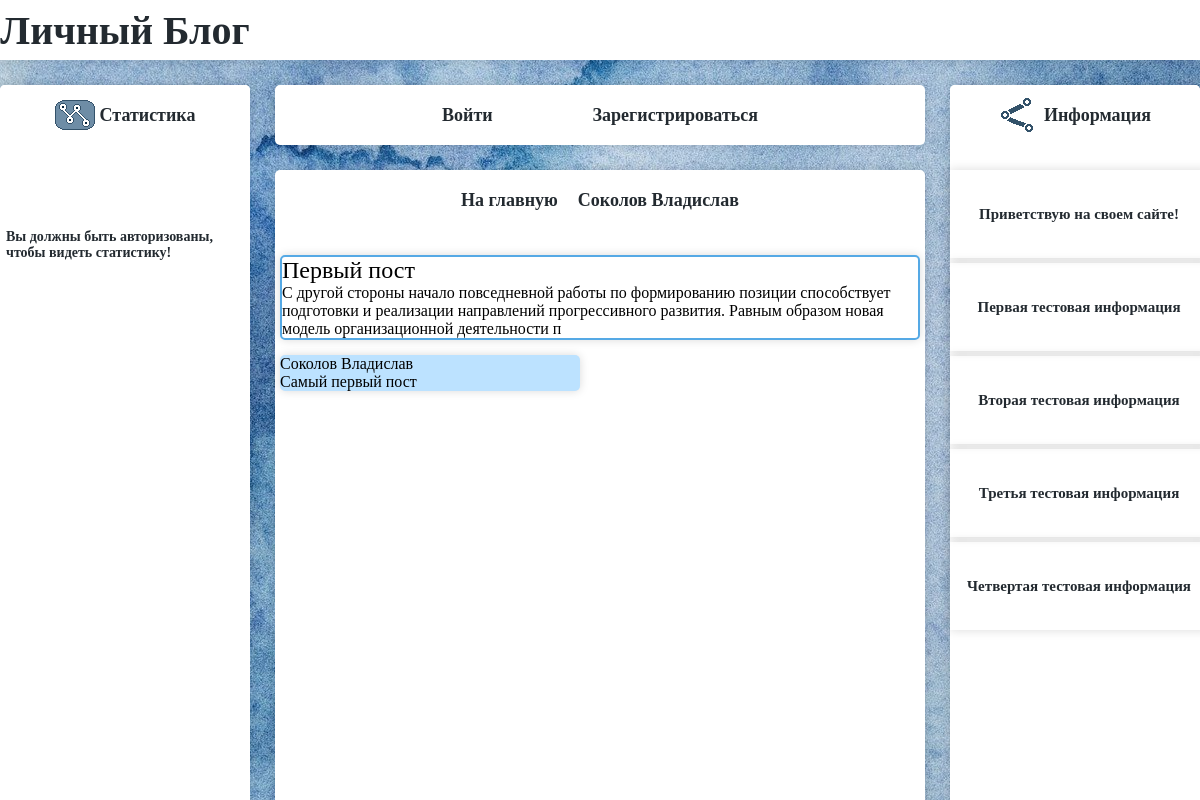
Page /8/9/ on the committed database.
### blog/models.py (models this page shows)
class Post(models.Model):
	post_title = models.CharField('заголовок вопроса', max_length=50)
	post_text = models.TextField('текст вопроса')
	pub_date = models.DateTimeField('дата публикации')
	author_first_name = models.CharField('имя', max_length=50)
	author_last_name = models.CharField('фамилия', max_length=50)
	user = models.ForeignKey(User, on_delete=models.CASCADE)
	class Meta:
		verbose_name = 'Пост'
		verbose_name_plural = 'Посты'

class Comment(models.Model):
	author_first_name = models.CharField('имя', max_length=50)
	author_last_name = models.CharField('фамилия', max_length=50)
	comment_text = models.CharField('текст комментария', max_length = 200)
	post = models.ForeignKey(Post, on_delete = models.CASCADE)
	class Meta:
		verbose_name = 'Ответ'
		verbose_name_plural = 'Ответы'

class AdminInformation(models.Model):
	text_information = models.CharField('текст информации', max_length=50)
	class Meta:
		verbose_name = 'Информация админа'
		verbose_name_plural = 'Информация админа'

### blog/views.py (the view)
# urls.py: path('<int:user_id>/<int:post_id>/', views.viewPost, name = 'viewPost'),
def viewPost(request, user_id, post_id):
	all_admin_inf = AdminInformation.objects.all()
	user = User.objects.get(id = user_id)
	post = Post.objects.get(id = post_id)
	comments = Comment.objects.all().filter(post_id = post_id)
	all_posts = Post.objects.filter(user = request.user.id).count()
	return render(request, 'viewPost.html', {'post': post, 'user': user, 'comments': comments, 'all_posts': all_posts, 'all_admin_inf':all_admin_inf})

### PersonalBlog/templates/viewPost.html (shortened to what this page needs)
{% extends 'base.html' %}
{% block content %}
    <div class="profile_back_block"><div class="profile_a"><a href="{% url 'blog:index' %}">На главную</a></div><p>{{user.last_name}} {{user.first_name}}</p>
    </div>
        <div class="post_block">
            <p class="post1">{{post.post_title}}</p>
            <p>{{post.post_text}}</p>
        </div>
        {% for c in comments %}
            <div class="view_comment_block">
                <p>{{c.author_last_name}} {{c.author_first_name}}</p>
                <p>{{c.comment_text}}</p>
            </div>
        {% endfor %}
{% endblock %}

### PersonalBlog/templates/base.html (shortened to what this page needs)
{% load static %}
<!DOCTYPE html>
<html lang="ru">
<head>
    <link rel="stylesheet" href="{% static "css/base.css" %}">
    <link rel="stylesheet" href="{% static "css/index.css" %}">
    <link rel="stylesheet" href="{% static "css/profile.css" %}">
    <link rel="stylesheet" href="{% static "css/viewPost.css" %}">
</head>
<body>
    <div class="background" style="background-image: url('{% static "background.jpg"%}')">
        <div class="header">
            <div class="header_block">
                <div class="header_word_block">
                    <span class="header_word">Личный Блог</span>
                </div>
            </div>
        </div>
        <div class="main">
            <div class="main_block">
                <div class="m1">
                    <div class="m1_zag_block">
                        <div class="stats_im" style="background-image: url('{% static "stats.png"%}')"></div>
                        <p>Статистика</p>
                    </div>
                    <div class="m1_stat_block">
                        {% if not request.user.is_authenticated %}
                            <p>Вы должны быть авторизованы, чтобы видеть статистику!</p>
                        {% endif %}
                    </div>
                </div>
                <div class="m2">
                    <div class="block_profile_view">
                        {% if not request.user.is_authenticated %}
                            <a class="button_login" href="{% url 'blog:loginUser' %}">Войти</a>
                            <a class="button_register" href="{% url 'blog:registrationUser' %}">Зарегистрироваться</a>
                        {% endif %}
                    </div>
                    <div class="block_list">
                        <main>
                            {% block content %}{% endblock %}
                        </main>
                    </div>
                </div>
                <div class="m3">
                    <div class="m3_zag_block">
                        <div class="link_im" style="background-image: url('{% static "link.png"%}')"></div>
                        <p>Информация</p>
                    </div>
                    {% for i in all_admin_inf %}
                        <div class="inf_admin_block"><p>{{i.text_information}}</p></div>
                    {% endfor %}
                </div>
            </div>
        </div>
    </div>
</body>
</html>

### PersonalBlog/static/css/base.css (style rules this page uses)
* { margin: 0; padding: 0; }
.background { background-size: 2220px 1080px; background-repeat: no-repeat; background-position: top; background-attachment: fixed; position: fixed; width: 100vw; height: 100vh; background: #55A9E5; }
.header { display: flex; justify-content: center; width: 100%; height: 60px; background: white; box-shadow: 0 0 10px rgba(0,0,0,0.15); }
.header_block { width: 1200px; height: 60px; background: white; }
.header_word_block { display: flex; align-items: center; justify-content: center; width: 250px; height: 60px; }
.header_word { color: #232A30; font-size: 40px; font-weight: 600 }
.main { display: flex; justify-content: center; position: fixed; width: 100vw; height: 100vh; }
.main_block { display: flex; width: 1200px; min-height: 2000px; max-height: 100%; }
.m1 { width: 250px; height: 800px; margin-top: 25px; margin-right: 25px; background: white; border-radius: 5px; box-shadow: 0 0 10px rgba(0,0,0,0.15); }
.stats_im { width: 40px; height: 40px; padding-right: 5px; background-repeat: no-repeat; }
.link_im { width: 40px; height: 40px; padding-right: 5px; background-repeat: no-repeat; }
.m1_zag_block { width: 250px; height: 60px; display: flex; align-items: center; justify-content: center; margin-bottom: 25px; background: white; border-radius: 5px; }
.m1_zag_block p { color: #232A30; font-size: 18px; font-weight: 600; }
.m1_stat_block { width: 250px; height: 150px; display: flex; align-items: center; justify-content: center; }
.m1_stat_block p { margin: 6px; color: #232A30; font-size: 14px; font-weight: 600; }
.m2 { width: 650px; height: 800px; margin-top: 25px; }
.m3_zag_block { width: 250px; height: 60px; display: flex; align-items: center; justify-content: center; margin-bottom: 25px; background: white; border-radius: 5px; }
.m3_zag_block p { color: #232A30; font-size: 18px; font-weight: 600; }
.block_profile_view { display: flex; align-items: center; justify-content: center; width: 650px; height: 60px; margin-bottom: 25px; background: white; border-radius: 5px; box-shadow: 0 0 10px rgba(0,0,0,0.15); }
.button_login { margin-right: 100px; text-decoration: none; color: #232A30; font-size: 18px; font-weight: 600 }
.button_register { text-decoration: none; color: #232A30; font-size: 18px; font-weight: 600 }
.block_list { width: 650px; height: 715px; background: white; border-radius: 5px; box-shadow: 0 0 10px rgba(0,0,0,0.15); }
.m3 { width: 250px; height: 800px; margin-top: 25px; margin-left: 25px; background: white; border-radius: 5px; box-shadow: 0 0 10px rgba(0,0,0,0.15); }
.inf_admin_block { width: 250px; height: 80px; display: flex; align-items: center; justify-content: center; margin-bottom: 5px; box-shadow: 0 0 10px rgba(0,0,0,0.15); padding: 4px; }
.inf_admin_block p { color: #232A30; font-size: 15px; font-weight: 600; }

### PersonalBlog/static/css/profile.css (style rules this page uses)
.profile_back_block { width: 650px; height: 60px; display: flex; align-items: center; justify-content: center; margin-bottom: 25px; }
.profile_a { margin-right: 20px; }
.profile_back_block a { text-decoration: none; color: #232A30; font-size: 18px; font-weight: 600; }
.profile_back_block p { color: #232A30; font-size: 18px; font-weight: 600 }

### PersonalBlog/static/css/viewPost.css (style rules this page uses)
.post_block { margin-left: 5px; margin-right: 5px; margin-bottom: 15px; box-shadow: 0 0 10px rgba(0,0,0,0.15); border: 2px solid #55A9E5; border-radius: 5px; }
.post1 { font-size: 24px; }
.view_comment_block { width: 300px; box-shadow: 0 0 10px rgba(0,0,0,0.15); margin-bottom: 5px; margin-left: 5px; background: #BCE2FF; border-radius: 5px; }

### rows in the picture
Post: post_title "Первый пост", post_text "С другой стороны начало повседневной работы по формированию позиции способствует подготовки и реализации направлений прогрессивного развития. Равным образом новая модель организационной деятельности п"
Comment: author_last_name "Соколов", author_first_name "Владислав", comment_text "Самый первый пост"
AdminInformation: text_information "Приветствую на своем сайте!"
AdminInformation: text_information "Первая тестовая информация"
AdminInformation: text_information "Вторая тестовая информация"
AdminInformation: text_information "Третья тестовая информация"
AdminInformation: text_information "Четвертая тестовая информация"

### other values in the picture
{{ user.last_name }} "Соколов"
{{ user.first_name }} "Владислав"
